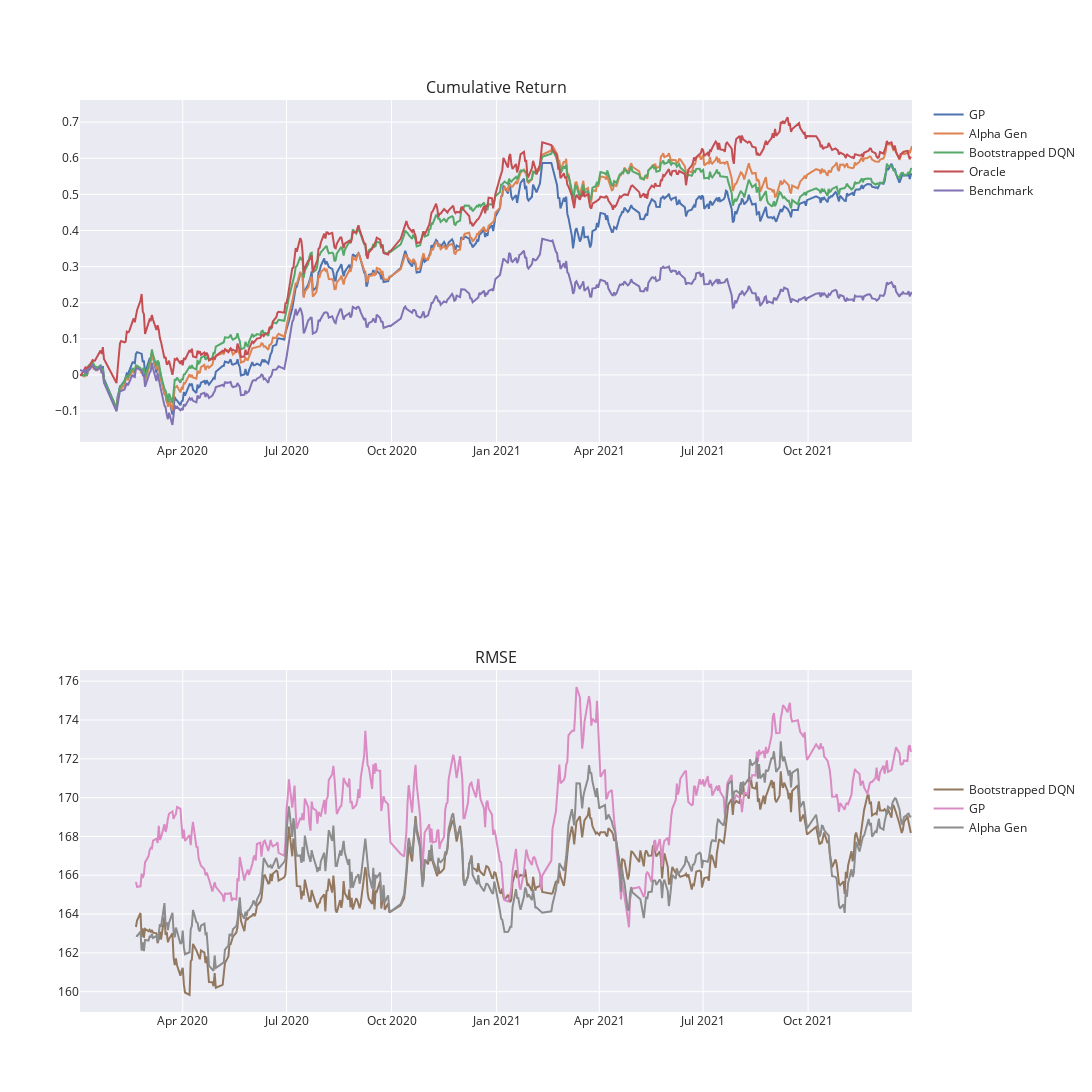

Notebook code cell kept with this figure:
### Code cell
import plotly.express as px
from plotly.subplots import make_subplots
import plotly.graph_objects as go

fig = make_subplots(rows=2, cols=1,subplot_titles=["Cumulative Return", "RMSE"])


for col in df_com.columns:
    fig.add_trace(
        go.Scatter(
            x=df_com.index,   
            y=df_com[col],    
            mode='lines',
            name=col,
            legendgroup = '1',
        ),
        row=1, 
        col=1
    )

for col in df_rmse_ma.columns:
    fig.add_trace(
        go.Scatter(
            x=df_rmse_ma.index,
            y=df_rmse_ma[col],    
            mode='lines',
            name=col,
            legendgroup = '2',
        ),
        row=2, 
        col=1
    )

# Update the layout to add the title and template
fig.update_layout(
    template='seaborn',
    autosize=False,
    width=1200,
    height=1200,
    legend_tracegroupgap=580,
    legend_groupclick="toggleitem"
)

fig.show()


# fig = px.line(df_com, y=["Bootstrapped DQN","Alpha Gen","GP","Benchmark"], 
#             #   x="lifeExp", 
#               title='Cumulative Return',
#               template="seaborn",
#               )
# fig.show()

### Figure 1 — Plotly figure (JSON) as saved in the notebook; plotly's stock layout.template omitted (floating-point values rounded to 4 significant figures; data arrays with more than 128 entries replaced by an {"elided": "..."} marker saying what was removed)
{"data": [{"legendgroup": "1", "mode": "lines", "name": "GP", "type": "scatter", "x": {"elided": "486 str values"}, "xaxis": "x", "y": {"elided": "486 float values"}, "yaxis": "y"}, {"legendgroup": "1", "mode": "lines", "name": "Alpha Gen", "type": "scatter", "x": {"elided": "486 str values"}, "xaxis": "x", "y": {"elided": "486 float values"}, "yaxis": "y"}, {"legendgroup": "1", "mode": "lines", "name": "Bootstrapped DQN", "type": "scatter", "x": {"elided": "486 str values"}, "xaxis": "x", "y": {"elided": "486 float values"}, "yaxis": "y"}, {"legendgroup": "1", "mode": "lines", "name": "Oracle", "type": "scatter", "x": {"elided": "486 str values"}, "xaxis": "x", "y": {"elided": "486 float values"}, "yaxis": "y"}, {"legendgroup": "1", "mode": "lines", "name": "Benchmark", "type": "scatter", "x": {"elided": "486 str values"}, "xaxis": "x", "y": {"elided": "486 float values"}, "yaxis": "y"}, {"legendgroup": "2", "mode": "lines", "name": "Bootstrapped DQN", "type": "scatter", "x": {"elided": "486 str values"}, "xaxis": "x2", "y": {"elided": "486 float values"}, "yaxis": "y2"}, {"legendgroup": "2", "mode": "lines", "name": "GP", "type": "scatter", "x": {"elided": "486 str values"}, "xaxis": "x2", "y": {"elided": "486 float values"}, "yaxis": "y2"}, {"legendgroup": "2", "mode": "lines", "name": "Alpha Gen", "type": "scatter", "x": {"elided": "486 str values"}, "xaxis": "x2", "y": {"elided": "486 float values"}, "yaxis": "y2"}], "layout": {"annotations": [{"font": {"size": 16}, "showarrow": false, "text": "Cumulative Return", "x": 0.5, "xanchor": "center", "xref": "paper", "y": 1, "yanchor": "bottom", "yref": "paper"}, {"font": {"size": 16}, "showarrow": false, "text": "RMSE", "x": 0.5, "xanchor": "center", "xref": "paper", "y": 0.375, "yanchor": "bottom", "yref": "paper"}], "autosize": false, "height": 1200, "legend": {"groupclick": "toggleitem", "tracegroupgap": 580}, "width": 1200, "xaxis": {"anchor": "y", "domain": [0, 1]}, "xaxis2": {"anchor": "y2", "domain": [0, 1]}, "yaxis": {"anchor": "x", "domain": [0.625, 1]}, "yaxis2": {"anchor": "x2", "domain": [0, 0.375]}}}
